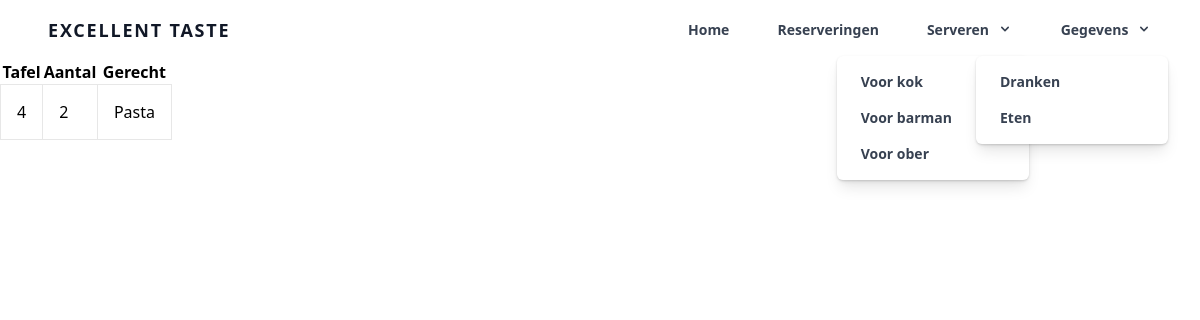
/views/kok.php, run on the app's committed database.
### tables this page shows
CREATE TABLE bestellingen (
	id int(11) AUTO_INCREMENT PRIMARY KEY not null,
    reservering_id int(11) not null,
    menuitem_id int(11) not null,
    aantal int(11) null,
    geserveerd boolean DEFAULT 0
);

CREATE TABLE reserveringen (
	id int(11) AUTO_INCREMENT PRIMARY KEY not null,
    tafel int(11) null,
    datum DATE not null,
    tijd TIME not null,
    klant_id int(11) not null,
    aantal int(11) not null,
    status tinyint(4) not null DEFAULT 1,
    datum_toegoevoegd TIMESTAMP DEFAULT CURRENT_TIMESTAMP,
    aantal_k int(11) DEFAULT 0,
    allergieen text null,
    opmerkingen text null
);

CREATE TABLE menuitems (
	id int(11) AUTO_INCREMENT PRIMARY KEY not null,
    code VARCHAR(4) null,
    naam varchar(30) null,
    gerechtsoort_id int(11) not null,
    prijs double not null,
    UNIQUE (id,code)
);

### src/database/db.class.php (called while the page is built)
<?php
class DB
{
    public static function connect()
    {
        $usernme = 'root';
        $password = '';
        $dsn = "mysql:host=localhost;dbname=ext;charset=utf8mb4";
        $pdo = new PDO($dsn, $usernme, $password);
        return $pdo;
    }
}

### model/Bestelling.class.php (called while the page is built, shortened)
<?php
class Bestelling extends DB {
    public static function eten()
    {
        $sql = "SELECT a.id, b.tafel, a.aantal, c.naam as gerecht, a.geserveerd, e.code as cat from bestellingen a
        join reserveringen b on a.reservering_id = b.id
        join menuitems c on a.menuitem_id = c.id
        join gerechtsoorten d on c.gerechtsoort_id = d.id
        join gerechtcategorien e on d.gerechtcategorien_id = e.id
        where e.code != 'drk' and geserveerd = 0";
        $stmt = DB::connect()->prepare($sql);
        $stmt->execute();
        $data = $stmt->fetchAll(PDO::FETCH_OBJ);
        return $data;
    }
}

### controllers/BestellingController.class.php (called while the page is built, shortened)
<?php
require '../model/Bestelling.class.php';
class BestellingController {
    public function eten()
    {
        return Bestelling::eten();
    }
}

### views/kok.php (the view, shortened to what this page needs)
<?php
include 'navbar.php';
$bestellingController = new BestellingController();
$bestellingen = $bestellingController->eten();
?>
<table>
  <tr>
    <th>Tafel</th>
    <th>Aantal</th>
    <th>Gerecht</th>
  </tr>
  <?php foreach ($bestellingen as $bestelling) { ?>
  <tr >
    <td class="p-4 m-5"><?php echo $bestelling->tafel; ?></td>
    <td class="p-4 m-5"><?php echo $bestelling->aantal; ?></td>
    <td class="p-4 m-5"><?php echo $bestelling->gerecht; ?></td>
  </tr>
  <?php } ?>
</table>

### src/css/style.css (style rules this page uses)
td { border: 1px solid rgb(231, 231, 231); }

### data on the page
bestellingen: reserveringen.tafel "4", aantal "2", menuitem.naam "Pasta"
